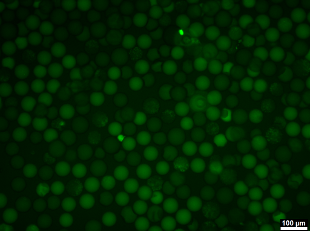
#> input picture test/droplet.png, 310 x 231 px, found by its file name
$ python Gaussian_filter.py
#> lines starting #> are read from the running program, lines starting #| are printed output that depends on the picture
import cv2
import numpy as np

def calculate_psnr(original, processed):
    mse = np.mean((original.astype(float) - processed.astype(float)) ** 2)
    if mse == 0:
        return float('inf')
    max_pixel = 255.0
    psnr = 20 * np.log10(max_pixel / np.sqrt(mse))
    return psnr

# Load the noisy image
image = cv2.imread('test/droplet.png', cv2.IMREAD_GRAYSCALE)
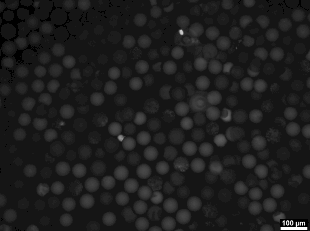
#> image: shape (231, 310); min 0, max 255, mean 29.9

# Save the original grayscale image
cv2.imwrite('test/droplet_grayscale.png', image)

# Calculate PSNR of the original image (should be infinity or a very large number)
original_psnr = calculate_psnr(image, image)
#> in calculate_psnr, `mse = np.mean((original.astype(float) - processed.astype(float)) ** 2)`: mse = 0
#> original_psnr = inf
print(f"PSNR of original image: {original_psnr:.2f} dB")
#| PSNR of original image: inf dB

# Function to apply Gaussian filter and calculate PSNR
def apply_gaussian_and_calculate_psnr(image, kernel_size, sigma):
    smoothed_image = cv2.GaussianBlur(image, (kernel_size, kernel_size), sigma)
    psnr_value = calculate_psnr(image, smoothed_image)
    return smoothed_image, psnr_value

# Apply Gaussian filter with different kernel sizes
kernel_sizes = [3, 5, 7]  # Changed from [1, 2, 3] to [3, 5, 7]
sigma = 0  # Let OpenCV calculate sigma based on kernel size

results = []
for size in kernel_sizes:
    smoothed, psnr_value = apply_gaussian_and_calculate_psnr(image, size, sigma)
    results.append((size, smoothed, psnr_value))
#> this loop made 3 passes
#> psnr_value on passes 1 to 3: 33.94, 32.45, 31.15
#> after the loop, results = 3 items

# Display and save results
print(f"Original image saved as 'test/droplet_grayscale.png'")
for size, smoothed, psnr_value in results:
    print(f"Kernel size: {size}x{size}, PSNR: {psnr_value:.2f} dB")
    cv2.imwrite(f'test/smoothed_droplet_k{size}.png', smoothed)
#> this loop made 3 passes
#> (size, psnr_value) on passes 1 to 3: (3, 33.94), (5, 32.45), (7, 31.15)
#| Kernel size: 3x3, PSNR: 33.94 dB
#| Kernel size: 5x5, PSNR: 32.45 dB
#| Kernel size: 7x7, PSNR: 31.15 dB

# Display comparison
comparison = np.hstack([image] + [result[1] for result in results])
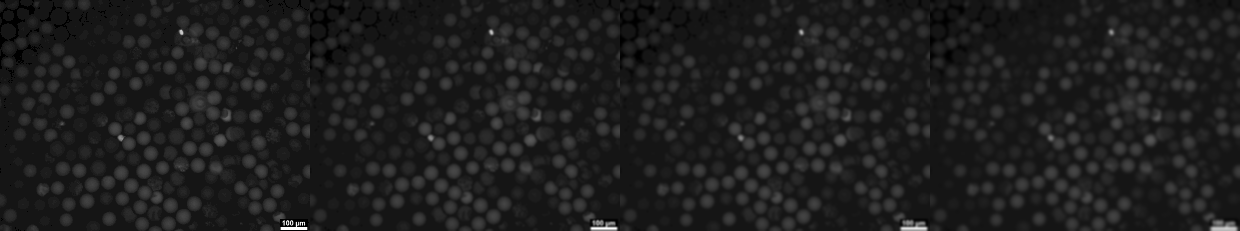
#> comparison: shape (231, 1240); min 0, max 255, mean 29.9
cv2.imshow('Original vs Smoothed (Increasing Kernel Size)', comparison)
cv2.waitKey(0)
cv2.destroyAllWindows()
